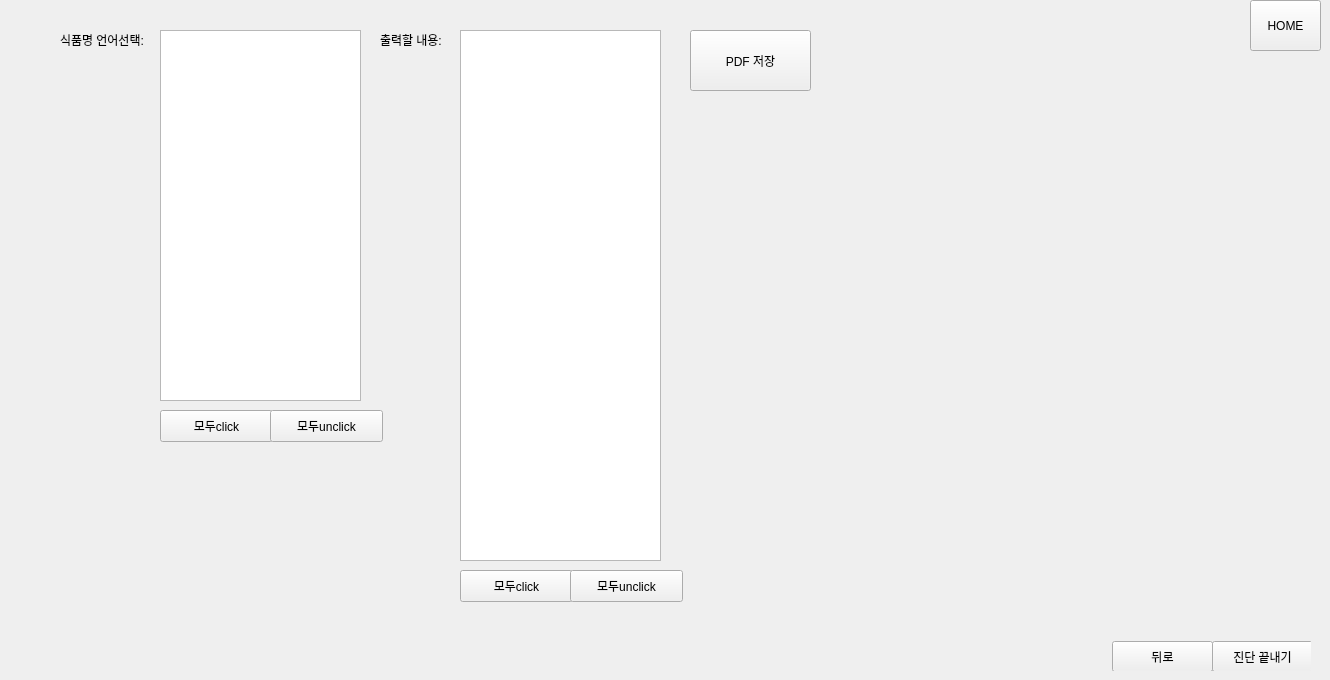
      <widget class="QWidget" name="page_11">
       <widget class="QWidget" name="widget_10" native="true">
        <property name="geometry">
         <rect>
          <x>10</x>
          <y>0</y>
          <width>1311</width>
          <height>671</height>
         </rect>
        </property>
        <widget class="QLabel" name="label_72">
         <property name="geometry">
          <rect>
           <x>370</x>
           <y>30</y>
           <width>71</width>
           <height>20</height>
          </rect>
         </property>
         <property name="text">
          <string>출력할 내용:</string>
         </property>
        </widget>
        <widget class="QListWidget" name="listWidget_ing_data_cat_to_print_11">
         <property name="geometry">
          <rect>
           <x>450</x>
           <y>30</y>
           <width>201</width>
           <height>531</height>
          </rect>
         </property>
        </widget>
        <widget class="QPushButton" name="btn_home_11">
         <property name="geometry">
          <rect>
           <x>1240</x>
           <y>0</y>
           <width>71</width>
           <height>51</height>
          </rect>
         </property>
         <property name="text">
          <string>HOME</string>
         </property>
        </widget>
        <widget class="QWidget" name="widget_12" native="true">
         <property name="geometry">
          <rect>
           <x>930</x>
           <y>630</y>
           <width>371</width>
           <height>41</height>
          </rect>
         </property>
         <widget class="QPushButton" name="btn_back_11">
          <property name="geometry">
           <rect>
            <x>172</x>
            <y>11</y>
            <width>101</width>
            <height>31</height>
           </rect>
          </property>
          <property name="text">
           <string>뒤로</string>
          </property>
         </widget>
         <widget class="QPushButton" name="btn_end_diagnosis_11">
          <property name="geometry">
           <rect>
            <x>272</x>
            <y>11</y>
            <width>101</width>
            <height>31</height>
           </rect>
          </property>
          <property name="text">
           <string>진단 끝내기</string>
          </property>
         </widget>
        </widget>
        <widget class="QLabel" name="label_77">
         <property name="geometry">
          <rect>
           <x>50</x>
           <y>30</y>
           <width>101</width>
           <height>20</height>
          </rect>
         </property>
         <property name="text">
          <string>식품명 언어선택:</string>
         </property>
        </widget>
        <widget class="QListWidget" name="listWidget_ing_data_lang_to_print_11">
         <property name="geometry">
          <rect>
           <x>150</x>
           <y>30</y>
           <width>201</width>
           <height>371</height>
          </rect>
         </property>
        </widget>
        <widget class="QPushButton" name="take_screenshot_11">
         <property name="geometry">
          <rect>
           <x>680</x>
           <y>30</y>
           <width>121</width>
           <height>61</height>
          </rect>
         </property>
         <property name="text">
          <string>PDF 저장</string>
         </property>
        </widget>
        <widget class="QPushButton" name="btn_check_all_lang_11">
         <property name="geometry">
          <rect>
           <x>150</x>
           <y>410</y>
           <width>113</width>
           <height>32</height>
          </rect>
         </property>
         <property name="text">
          <string>모두click</string>
         </property>
        </widget>
        <widget class="QPushButton" name="btn_check_all_print_stuff_11">
         <property name="geometry">
          <rect>
           <x>450</x>
           <y>570</y>
           <width>113</width>
           <height>32</height>
          </rect>
         </property>
         <property name="text">
          <string>모두click</string>
         </property>
        </widget>
        <widget class="QPushButton" name="btn_uncheck_all_print_stuff_11">
         <property name="geometry">
          <rect>
           <x>560</x>
           <y>570</y>
           <width>113</width>
           <height>32</height>
          </rect>
         </property>
         <property name="text">
          <string>모두unclick</string>
         </property>
        </widget>
        <widget class="QPushButton" name="btn_uncheck_all_lang_11">
         <property name="geometry">
          <rect>
           <x>260</x>
           <y>410</y>
           <width>113</width>
           <height>32</height>
          </rect>
         </property>
         <property name="text">
          <string>모두unclick</string>
         </property>
        </widget>
       </widget>
      </widget>
